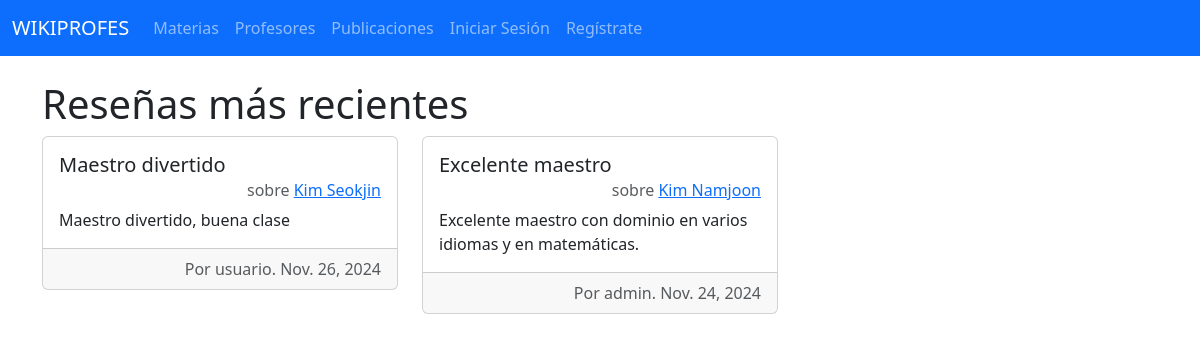
The app's page /, older data.
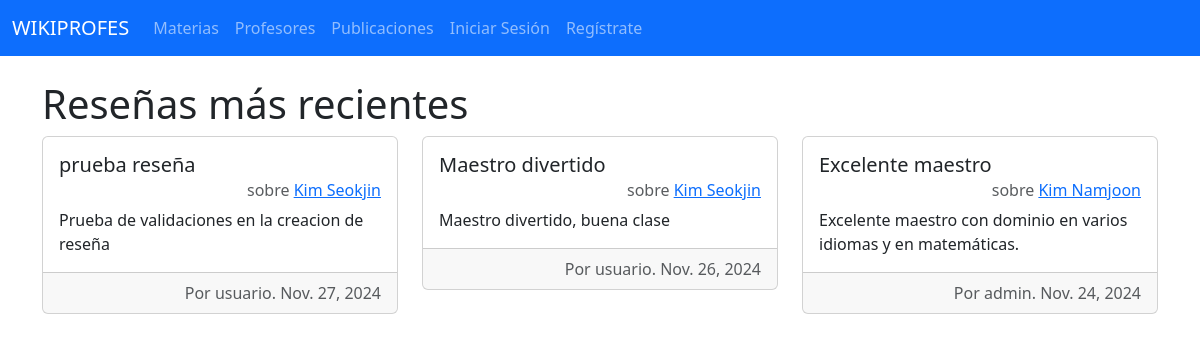
The same page, newer data.
### publicacion/models.py (models this page shows, shortened)
class Publicacion(models.Model):
    materia = models.ForeignKey(Materia, on_delete=models.CASCADE)
    profesor = models.ForeignKey(Profesor, on_delete=models.CASCADE)
    usuario = models.ForeignKey(User, on_delete=models.CASCADE)
    titulo = models.CharField(max_length=80)
    fecha = models.DateField()
    comentario = models.TextField(max_length=200)
    dominio = models.IntegerField()
    puntualidad = models.IntegerField()
    asistencia = models.IntegerField()
    dificultad = models.IntegerField()
    seguimiento = models.IntegerField()

### profesor/models.py (models this page shows)
class Profesor(models.Model):
    nombre = models.CharField(max_length=80)
    usuarios = models.ManyToManyField(User, through='publicacion.Publicacion')
    def __str__(self):
        return f"{self.nombre}"

### publicacion/views.py (the view)
# urls.py: path('', views.PublicacionView.as_view(), name='index'),
class PublicacionView(generic.ListView):
    template_name = "publicacion/index.html"
    def get_queryset(self):
        return Publicacion.objects.order_by("-fecha")[:5]

### templates/publicacion/index.html (shortened to what this page needs)
{% extends "base.html" %}
{% block content %}
    <div class="container mt-4">
        <h1>Reseñas más recientes</h1>
        <div class="row row-cols-1 row-cols-md-3 g-4">
            {% for publicacion in publicacion_list %}
                <section>
                    <div class="col">
                        <div class="card mb-3">
                            <div class="card-body">
                            <h5 class="card-title">{{publicacion.titulo}}</h5>
                            <h6 class="card-subtitle mb-2 text-body-secondary text-end">sobre  <a href="{% url 'publicacion:profesor' publicacion.profesor.id %}">{{publicacion.profesor}}</a></h6>
                            <p class="card-text">{{publicacion.comentario}}</p>
                            </div>
                            <div class="card-footer text-body-secondary text-end">
                                Por {{publicacion.usuario}}. {{publicacion.fecha}}
                            </div>
                        </div>
                    </div>
                </section>
            {% endfor %}
        </div>
    </div>
{% endblock content %}

Row changes from the older to the newer data that the page shows:
added Publicacion: titulo "prueba reseña", profesor "Kim Seokjin", comentario "Prueba de validaciones en la creacion de reseña", usuario "usuario", fecha "Nov. 27, 2024"
